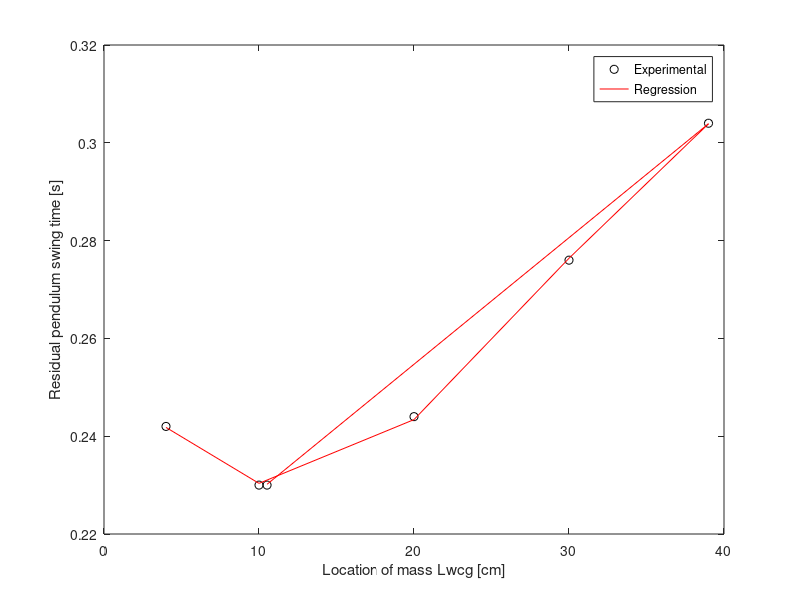

The MATLAB script that drew this image: (Note: this script raises an error after producing the figure.)
%% lab6.m
% ME327
% Joshua Eckels
% 1/24/2020
clear all
close all
clc

% parameters
Lp = 43.2;          % cm
dw = 5;             % cm
ds = 2.5;           % cm

% constraints on Lwcg
lb = (ds+dw)/2;     % lower bound [cm]
ub = Lp-(ds+dw)/2;  % upper bound [cm]

% experimental data
x = [4 10 20 30 39 10.52]';
tswing = [0.242 0.230 0.244 0.276 0.304 0.23]';
% original
% x = [4 10 20 30 39]';
% tswing = [0.242 0.230 0.244 0.276 0.304]';

figure(1)
plot(x,tswing,'ok');
set(gcf,'color','w');
xlabel('Location of mass Lwcg [cm]');
ylabel('Residual pendulum swing time [s]');

% linear regression
A = [ones(size(x)) x x.^2 x.^3];
b = tswing;
beta = (A'*A)\(A'*b);
t_est = A*beta;
hold on
plot(x,t_est,'-r');
legend('Experimental','Regression');
fprintf("Regression:\nBeta0=%4.4f Beta1=%4.4f Beta2=%4.4f Beta3=%4.4f\n",beta(1),beta(2),beta(3),beta(4));

% plot fit
xVec = linspace(lb,ub,101)';
t_fit = surrogate_model(xVec,beta);

figure(2)
plot(xVec, t_fit,'-r');
hold on
plot(x,tswing,'ok');
legend('Surrogate','Experimental Data');

% optimize surrogate
[x_opt,fval] = fmincon(@(x)surrogate_model(x,beta),12,[],[],lb,ub);
fprintf("The optimal adjustable distance is %5.2f cm and \nthe minimum swing time is %5.3f seconds.\n",x_opt,fval);
% blackbox_simulator(x_opt);

function [y] = surrogate_model(x,beta)

B0 = beta(1);
B1 = beta(2);
B2 = beta(3);
B3 = beta(4);

y = B0 + B1*x + B2*x.^2 + B3*x.^3;
end